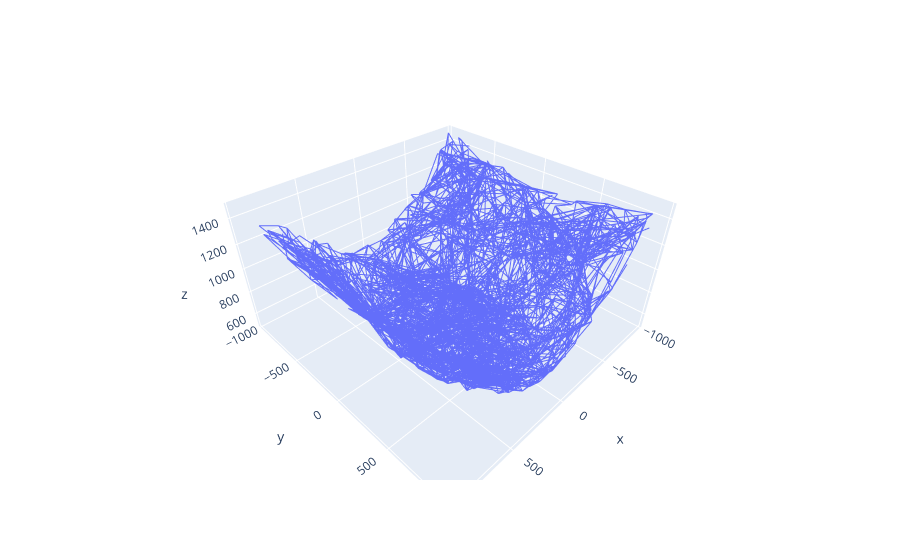

The notebook cell this image was saved under:
### Code cell
# plot 
web.plot()

### Figure 1 — Plotly figure (JSON) as saved in the notebook; plotly's stock layout.template omitted (floating-point values rounded to 4 significant figures; data arrays with more than 128 entries replaced by an {"elided": "..."} marker saying what was removed)
{"data": [{"connectgaps": false, "hovertemplate": "x=%{x}<br>y=%{y}<br>z=%{z}<extra></extra>", "legendgroup": "", "line": {"color": "#636efa", "dash": "solid"}, "marker": {"symbol": "circle"}, "mode": "lines", "name": "", "scene": "scene", "showlegend": false, "type": "scatter3d", "x": {"elided": "12252 float values"}, "y": {"elided": "12252 float values"}, "z": {"elided": "12252 float values"}}], "layout": {"legend": {"tracegroupgap": 0}, "margin": {"t": 60}, "scene": {"domain": {"x": [0, 1], "y": [0, 1]}, "xaxis": {"title": {"text": "x"}}, "yaxis": {"title": {"text": "y"}}, "zaxis": {"title": {"text": "z"}}}, "xaxis": {"showgrid": false}, "yaxis": {"showgrid": false}}}
